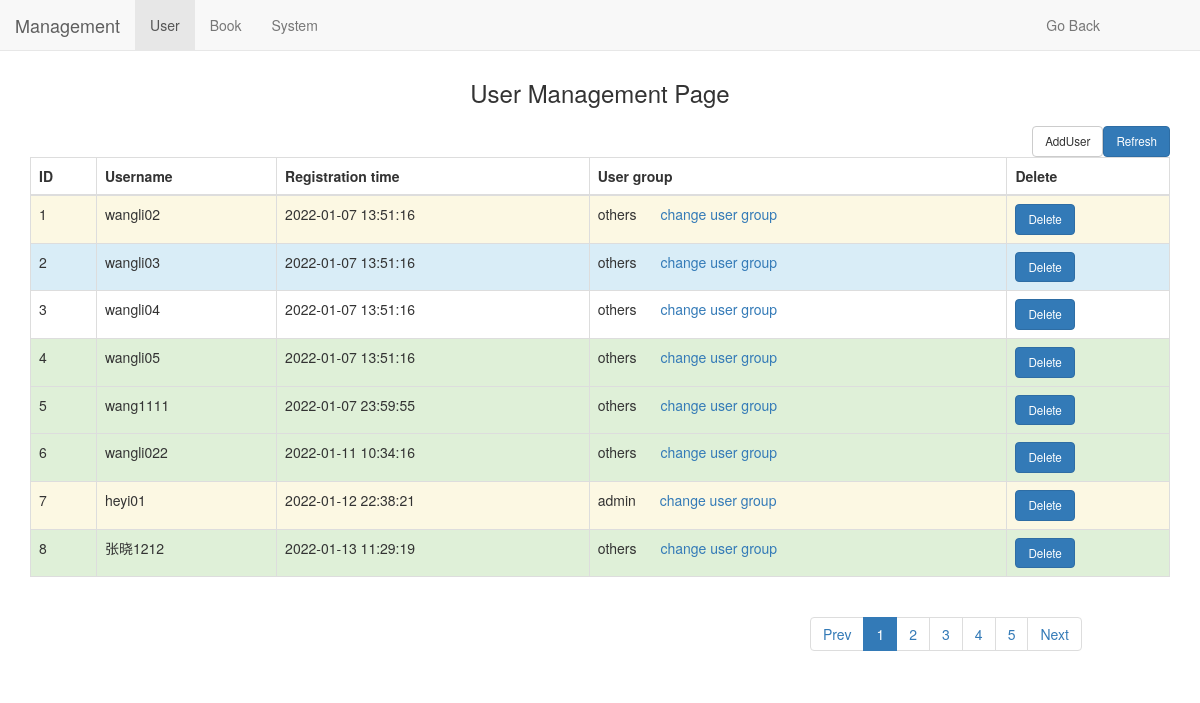
The app's page /management/user (signed in), older data.
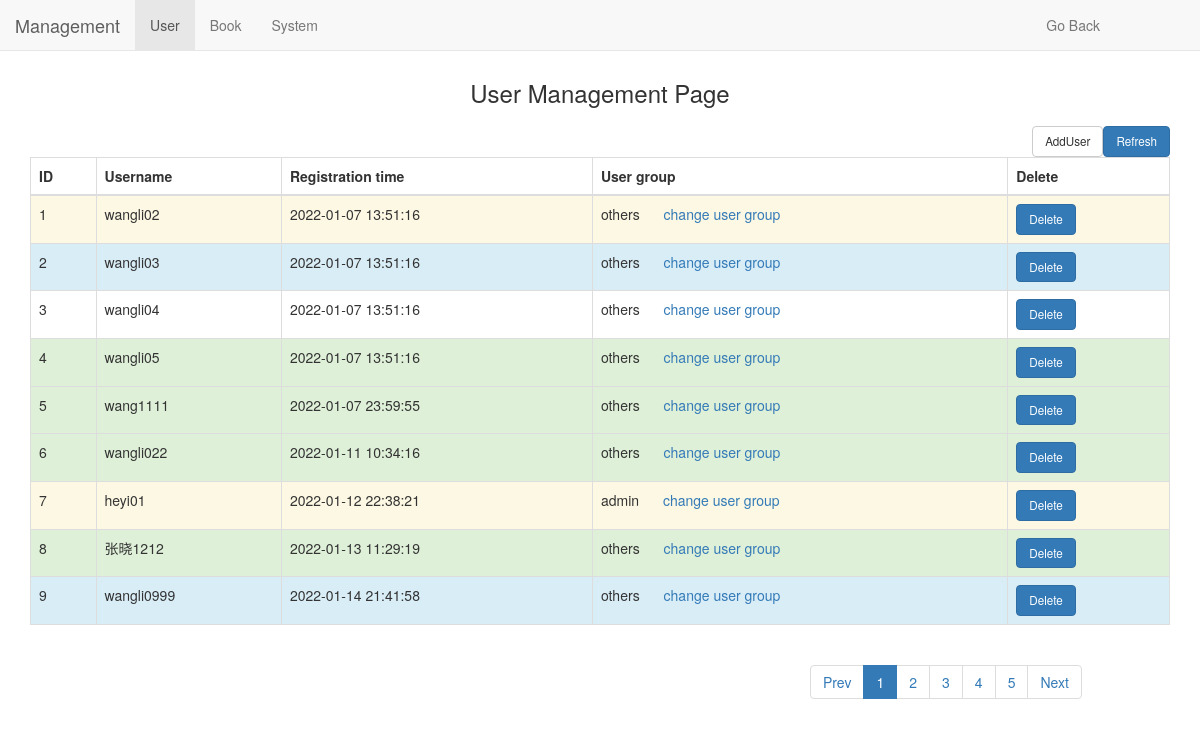
The same page, newer data.
### models.py (models this page shows, shortened)
class User(db.Model):
    username = db.Column(db.String(50),primary_key = True)
    hash_pwd = db.Column(db.String(100))
    salt = db.Column(db.String(100))
    group_id = db.Column(db.Integer)
    add_time = db.Column(db.String(50))

### app.py (the view)
@app.route("/management/user",methods = ['POST','GET'])
@login_required
@routing_permission_check
def user_mgr():
    form = UploadFileForms()
    if request.method == 'GET':
        dic1 = {'active1':'active','active2':'','active3':'','active4':'','active5':'',
                'active_next':'','active_Prev':'','current_page_number':1}
        user_info = User.query.limit(10).all()
        user_list = []
        if len(user_info) ==0:
            user_list = []
        else:
            for userdata in user_info:
                user_list.append( userdata.__dict__)
            k = 0
            style_list = ['success','info','warning','error']
            for j in user_list:
                k+=1
                del j['_sa_instance_state']
                del j['hash_pwd']
                del j['salt']
                j['id'] = k
                if j['group_id'] ==1:
                    del j['group_id']
                    j['group'] = 'admin'
                elif j['group_id'] == 2:
                    del j['group_id']
                    j['group'] = 'others'
                j['style'] = random.choice(style_list)
        return render_template('user.html',user_list = user_list,dic1 = dic1,form = form)

### decorator.py (called while the page is built)
def login_required(func):
    @wraps(func)
    def inner(*args, **kwargs):
        user_id = session.get('user_id')
        if not user_id:
            return jsonify({'error':'User not logged in'}
                           )
        else:
            g.user_id = user_id
            return func(*args, **kwargs)
    return inner

### templates/user.html (shortened to what the changed rows need)
<!DOCTYPE html>
<html>
<head>
	<link rel="stylesheet" href="/static/css/bootstrap.min.css">
</head>
<body>
    <div class="container">
        <div class="row clearfix">
            <div class="col-md-12 column">
                <table style="margin-top: 20px;" class="table table-bordered">
                    <thead>
                        <tr>
                            <th>
                                ID
                            </th>
                            <th>
                                Username
                            </th>
                            <th>
                                Registration time
                            </th>
                            <th>
                                User group
                            </th>
                            <th>
                                Delete
                            </th>
                        </tr>
                    </thead>
                    <tbody>
                        {% for item in user_list %}
                            <tr class="{{ item['style'] }}">
                                <td>
                                    {{ item['id'] }}
                                </td>
                                <td>
                                    {{ item['username'] }}
                                </td>
                                <td>
                                    {{ item['add_time'] }}
                                </td>
                                <td>
                                    {{ item['group'] }} <a style="margin-left: 20px;" href="/management/user/changegroup?username={{ item['username'] }}&group={{ item['group'] }}">change user group</a>
                                </td>
                                <td>
                                    <a role="button" class="btn btn-default btn-primary" style="font-size: smaller;" href="/management/user/delete?username={{ item['username'] }}">Delete</a>
                                </td>
                            </tr>
                        {% endfor %}
                    </tbody>
                </table>
            </div>
        </div>
    </div>
</body>
</html>

Row changes from the older to the newer data that the page shows:
added User: id "9", username "wangli0999", add_time "2022-01-14 21:41:58", group "others"
